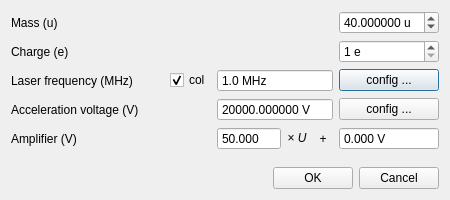
<?xml version="1.0" encoding="UTF-8"?>
<ui version="4.0">
 <class>DopplerConfig</class>
 <widget class="QDialog" name="DopplerConfig">
  <property name="geometry">
   <rect>
    <x>0</x>
    <y>0</y>
    <width>450</width>
    <height>200</height>
   </rect>
  </property>
  <property name="sizePolicy">
   <sizepolicy hsizetype="Minimum" vsizetype="Minimum">
    <horstretch>0</horstretch>
    <verstretch>0</verstretch>
   </sizepolicy>
  </property>
  <property name="minimumSize">
   <size>
    <width>0</width>
    <height>200</height>
   </size>
  </property>
  <property name="windowTitle">
   <string>Doppler Config</string>
  </property>
  <property name="locale">
   <locale language="English" country="Europe"/>
  </property>
  <layout class="QVBoxLayout" name="verticalLayout">
   <item>
    <layout class="QHBoxLayout" name="hor_mass">
     <item>
      <widget class="QLabel" name="label_mass">
       <property name="sizePolicy">
        <sizepolicy hsizetype="Minimum" vsizetype="Preferred">
         <horstretch>0</horstretch>
         <verstretch>0</verstretch>
        </sizepolicy>
       </property>
       <property name="text">
        <string>Mass (u)</string>
       </property>
      </widget>
     </item>
     <item>
      <spacer name="hspace_mass">
       <property name="orientation">
        <enum>Qt::Horizontal</enum>
       </property>
       <property name="sizeHint" stdset="0">
        <size>
         <width>40</width>
         <height>20</height>
        </size>
       </property>
      </spacer>
     </item>
     <item>
      <widget class="QDoubleSpinBox" name="d_mass">
       <property name="sizePolicy">
        <sizepolicy hsizetype="Fixed" vsizetype="Fixed">
         <horstretch>0</horstretch>
         <verstretch>0</verstretch>
        </sizepolicy>
       </property>
       <property name="minimumSize">
        <size>
         <width>100</width>
         <height>0</height>
        </size>
       </property>
       <property name="maximumSize">
        <size>
         <width>100</width>
         <height>16777215</height>
        </size>
       </property>
       <property name="correctionMode">
        <enum>QAbstractSpinBox::CorrectToNearestValue</enum>
       </property>
       <property name="suffix">
        <string> u</string>
       </property>
       <property name="decimals">
        <number>6</number>
       </property>
       <property name="minimum">
        <double>1.000000000000000</double>
       </property>
       <property name="maximum">
        <double>1000.000000000000000</double>
       </property>
       <property name="value">
        <double>40.000000000000000</double>
       </property>
      </widget>
     </item>
    </layout>
   </item>
   <item>
    <layout class="QHBoxLayout" name="hor_charge">
     <item>
      <widget class="QLabel" name="label_charge">
       <property name="sizePolicy">
        <sizepolicy hsizetype="Minimum" vsizetype="Preferred">
         <horstretch>0</horstretch>
         <verstretch>0</verstretch>
        </sizepolicy>
       </property>
       <property name="text">
        <string>Charge (e)</string>
       </property>
      </widget>
     </item>
     <item>
      <spacer name="hspace_charge">
       <property name="orientation">
        <enum>Qt::Horizontal</enum>
       </property>
       <property name="sizeHint" stdset="0">
        <size>
         <width>40</width>
         <height>20</height>
        </size>
       </property>
      </spacer>
     </item>
     <item>
      <widget class="QSpinBox" name="s_charge">
       <property name="sizePolicy">
        <sizepolicy hsizetype="Fixed" vsizetype="Fixed">
         <horstretch>0</horstretch>
         <verstretch>0</verstretch>
        </sizepolicy>
       </property>
       <property name="minimumSize">
        <size>
         <width>100</width>
         <height>0</height>
        </size>
       </property>
       <property name="maximumSize">
        <size>
         <width>100</width>
         <height>16777215</height>
        </size>
       </property>
       <property name="correctionMode">
        <enum>QAbstractSpinBox::CorrectToNearestValue</enum>
       </property>
       <property name="suffix">
        <string> e</string>
       </property>
       <property name="minimum">
        <number>1</number>
       </property>
       <property name="maximum">
        <number>137</number>
       </property>
      </widget>
     </item>
    </layout>
   </item>
   <item>
    <layout class="QHBoxLayout" name="hor_laser_frequency" stretch="0,1,0,0,0">
     <item>
      <widget class="QLabel" name="label_laser_frequency">
       <property name="sizePolicy">
        <sizepolicy hsizetype="Minimum" vsizetype="Preferred">
         <horstretch>0</horstretch>
         <verstretch>0</verstretch>
        </sizepolicy>
       </property>
       <property name="text">
        <string>Laser frequency (MHz)</string>
       </property>
      </widget>
     </item>
     <item>
      <spacer name="hspace_laser_frequency">
       <property name="orientation">
        <enum>Qt::Horizontal</enum>
       </property>
       <property name="sizeHint" stdset="0">
        <size>
         <width>40</width>
         <height>20</height>
        </size>
       </property>
      </spacer>
     </item>
     <item>
      <widget class="QCheckBox" name="check_col">
       <property name="sizePolicy">
        <sizepolicy hsizetype="Fixed" vsizetype="Fixed">
         <horstretch>0</horstretch>
         <verstretch>0</verstretch>
        </sizepolicy>
       </property>
       <property name="minimumSize">
        <size>
         <width>40</width>
         <height>0</height>
        </size>
       </property>
       <property name="maximumSize">
        <size>
         <width>50</width>
         <height>16777215</height>
        </size>
       </property>
       <property name="text">
        <string>col</string>
       </property>
       <property name="checked">
        <bool>true</bool>
       </property>
      </widget>
     </item>
     <item>
      <widget class="QDoubleSpinBox" name="d_laser_frequency">
       <property name="sizePolicy">
        <sizepolicy hsizetype="Fixed" vsizetype="Fixed">
         <horstretch>0</horstretch>
         <verstretch>0</verstretch>
        </sizepolicy>
       </property>
       <property name="minimumSize">
        <size>
         <width>116</width>
         <height>0</height>
        </size>
       </property>
       <property name="maximumSize">
        <size>
         <width>116</width>
         <height>16777215</height>
        </size>
       </property>
       <property name="readOnly">
        <bool>true</bool>
       </property>
       <property name="buttonSymbols">
        <enum>QAbstractSpinBox::NoButtons</enum>
       </property>
       <property name="correctionMode">
        <enum>QAbstractSpinBox::CorrectToNearestValue</enum>
       </property>
       <property name="suffix">
        <string> MHz</string>
       </property>
       <property name="decimals">
        <number>1</number>
       </property>
       <property name="minimum">
        <double>0.000000000000000</double>
       </property>
       <property name="maximum">
        <double>10000000000.000000000000000</double>
       </property>
       <property name="value">
        <double>1.000000000000000</double>
       </property>
      </widget>
     </item>
     <item>
      <widget class="QPushButton" name="b_config_frequency">
       <property name="sizePolicy">
        <sizepolicy hsizetype="Fixed" vsizetype="Fixed">
         <horstretch>0</horstretch>
         <verstretch>0</verstretch>
        </sizepolicy>
       </property>
       <property name="minimumSize">
        <size>
         <width>100</width>
         <height>0</height>
        </size>
       </property>
       <property name="maximumSize">
        <size>
         <width>100</width>
         <height>16777215</height>
        </size>
       </property>
       <property name="text">
        <string>config ...</string>
       </property>
      </widget>
     </item>
    </layout>
   </item>
   <item>
    <layout class="QHBoxLayout" name="hor_voltage" stretch="0,1,0,0">
     <item>
      <widget class="QLabel" name="label_voltage">
       <property name="sizePolicy">
        <sizepolicy hsizetype="Minimum" vsizetype="Preferred">
         <horstretch>0</horstretch>
         <verstretch>0</verstretch>
        </sizepolicy>
       </property>
       <property name="text">
        <string>Acceleration voltage (V)</string>
       </property>
      </widget>
     </item>
     <item>
      <spacer name="hspace_voltage">
       <property name="orientation">
        <enum>Qt::Horizontal</enum>
       </property>
       <property name="sizeHint" stdset="0">
        <size>
         <width>40</width>
         <height>20</height>
        </size>
       </property>
      </spacer>
     </item>
     <item>
      <widget class="QDoubleSpinBox" name="d_voltage">
       <property name="sizePolicy">
        <sizepolicy hsizetype="Fixed" vsizetype="Fixed">
         <horstretch>0</horstretch>
         <verstretch>0</verstretch>
        </sizepolicy>
       </property>
       <property name="minimumSize">
        <size>
         <width>116</width>
         <height>0</height>
        </size>
       </property>
       <property name="maximumSize">
        <size>
         <width>116</width>
         <height>16777215</height>
        </size>
       </property>
       <property name="readOnly">
        <bool>true</bool>
       </property>
       <property name="buttonSymbols">
        <enum>QAbstractSpinBox::NoButtons</enum>
       </property>
       <property name="correctionMode">
        <enum>QAbstractSpinBox::CorrectToNearestValue</enum>
       </property>
       <property name="suffix">
        <string> V</string>
       </property>
       <property name="decimals">
        <number>6</number>
       </property>
       <property name="maximum">
        <double>10000000.000000000000000</double>
       </property>
       <property name="value">
        <double>20000.000000000000000</double>
       </property>
      </widget>
     </item>
     <item>
      <widget class="QPushButton" name="b_config_voltage">
       <property name="sizePolicy">
        <sizepolicy hsizetype="Fixed" vsizetype="Fixed">
         <horstretch>0</horstretch>
         <verstretch>0</verstretch>
        </sizepolicy>
       </property>
       <property name="minimumSize">
        <size>
         <width>100</width>
         <height>0</height>
        </size>
       </property>
       <property name="maximumSize">
        <size>
         <width>100</width>
         <height>16777215</height>
        </size>
       </property>
       <property name="text">
        <string>config ...</string>
       </property>
      </widget>
     </item>
    </layout>
   </item>
   <item>
    <layout class="QHBoxLayout" name="hor_amplifier" stretch="0,1,0,0,0,0">
     <item>
      <widget class="QLabel" name="label_amplifier">
       <property name="sizePolicy">
        <sizepolicy hsizetype="Minimum" vsizetype="Preferred">
         <horstretch>0</horstretch>
         <verstretch>0</verstretch>
        </sizepolicy>
       </property>
       <property name="text">
        <string>Amplifier (V)</string>
       </property>
      </widget>
     </item>
     <item>
      <spacer name="hspace_amplifier">
       <property name="orientation">
        <enum>Qt::Horizontal</enum>
       </property>
       <property name="sizeHint" stdset="0">
        <size>
         <width>40</width>
         <height>20</height>
        </size>
       </property>
      </spacer>
     </item>
     <item>
      <widget class="QDoubleSpinBox" name="d_slope">
       <property name="sizePolicy">
        <sizepolicy hsizetype="Fixed" vsizetype="Fixed">
         <horstretch>0</horstretch>
         <verstretch>0</verstretch>
        </sizepolicy>
       </property>
       <property name="minimumSize">
        <size>
         <width>64</width>
         <height>0</height>
        </size>
       </property>
       <property name="maximumSize">
        <size>
         <width>64</width>
         <height>16777215</height>
        </size>
       </property>
       <property name="buttonSymbols">
        <enum>QAbstractSpinBox::NoButtons</enum>
       </property>
       <property name="correctionMode">
        <enum>QAbstractSpinBox::CorrectToNearestValue</enum>
       </property>
       <property name="decimals">
        <number>3</number>
       </property>
       <property name="minimum">
        <double>1.000000000000000</double>
       </property>
       <property name="maximum">
        <double>100000.000000000000000</double>
       </property>
       <property name="value">
        <double>50.000000000000000</double>
       </property>
      </widget>
     </item>
     <item>
      <widget class="QLabel" name="label_times_amp">
       <property name="sizePolicy">
        <sizepolicy hsizetype="Fixed" vsizetype="Preferred">
         <horstretch>0</horstretch>
         <verstretch>0</verstretch>
        </sizepolicy>
       </property>
       <property name="minimumSize">
        <size>
         <width>20</width>
         <height>0</height>
        </size>
       </property>
       <property name="maximumSize">
        <size>
         <width>20</width>
         <height>16777215</height>
        </size>
       </property>
       <property name="text">
        <string>&lt;nobr&gt;&amp;times; &lt;i&gt;U&lt;/i&gt;&lt;/nobr&gt;</string>
       </property>
       <property name="alignment">
        <set>Qt::AlignCenter</set>
       </property>
      </widget>
     </item>
     <item>
      <widget class="QLabel" name="label_plus">
       <property name="sizePolicy">
        <sizepolicy hsizetype="Fixed" vsizetype="Preferred">
         <horstretch>0</horstretch>
         <verstretch>0</verstretch>
        </sizepolicy>
       </property>
       <property name="minimumSize">
        <size>
         <width>20</width>
         <height>0</height>
        </size>
       </property>
       <property name="maximumSize">
        <size>
         <width>20</width>
         <height>16777215</height>
        </size>
       </property>
       <property name="text">
        <string>+</string>
       </property>
       <property name="alignment">
        <set>Qt::AlignCenter</set>
       </property>
      </widget>
     </item>
     <item>
      <widget class="QDoubleSpinBox" name="d_offset">
       <property name="sizePolicy">
        <sizepolicy hsizetype="Fixed" vsizetype="Fixed">
         <horstretch>0</horstretch>
         <verstretch>0</verstretch>
        </sizepolicy>
       </property>
       <property name="minimumSize">
        <size>
         <width>100</width>
         <height>0</height>
        </size>
       </property>
       <property name="maximumSize">
        <size>
         <width>100</width>
         <height>16777215</height>
        </size>
       </property>
       <property name="buttonSymbols">
        <enum>QAbstractSpinBox::NoButtons</enum>
       </property>
       <property name="correctionMode">
        <enum>QAbstractSpinBox::CorrectToNearestValue</enum>
       </property>
       <property name="suffix">
        <string> V</string>
       </property>
       <property name="decimals">
        <number>3</number>
       </property>
       <property name="maximum">
        <double>100000.000000000000000</double>
       </property>
      </widget>
     </item>
    </layout>
   </item>
   <item>
    <spacer name="vspace_buttons">
     <property name="orientation">
      <enum>Qt::Vertical</enum>
     </property>
     <property name="sizeHint" stdset="0">
      <size>
       <width>20</width>
       <height>40</height>
      </size>
     </property>
    </spacer>
   </item>
   <item>
    <layout class="QHBoxLayout" name="hor_buttons">
     <item>
      <spacer name="hspace_buttons">
       <property name="orientation">
        <enum>Qt::Horizontal</enum>
       </property>
       <property name="sizeHint" stdset="0">
        <size>
         <width>40</width>
         <height>20</height>
        </size>
       </property>
      </spacer>
     </item>
     <item>
      <widget class="QPushButton" name="b_ok">
       <property name="text">
        <string>OK</string>
       </property>
      </widget>
     </item>
     <item>
      <widget class="QPushButton" name="b_cancel">
       <property name="text">
        <string>Cancel</string>
       </property>
      </widget>
     </item>
    </layout>
   </item>
  </layout>
 </widget>
 <resources/>
 <connections/>
</ui>
